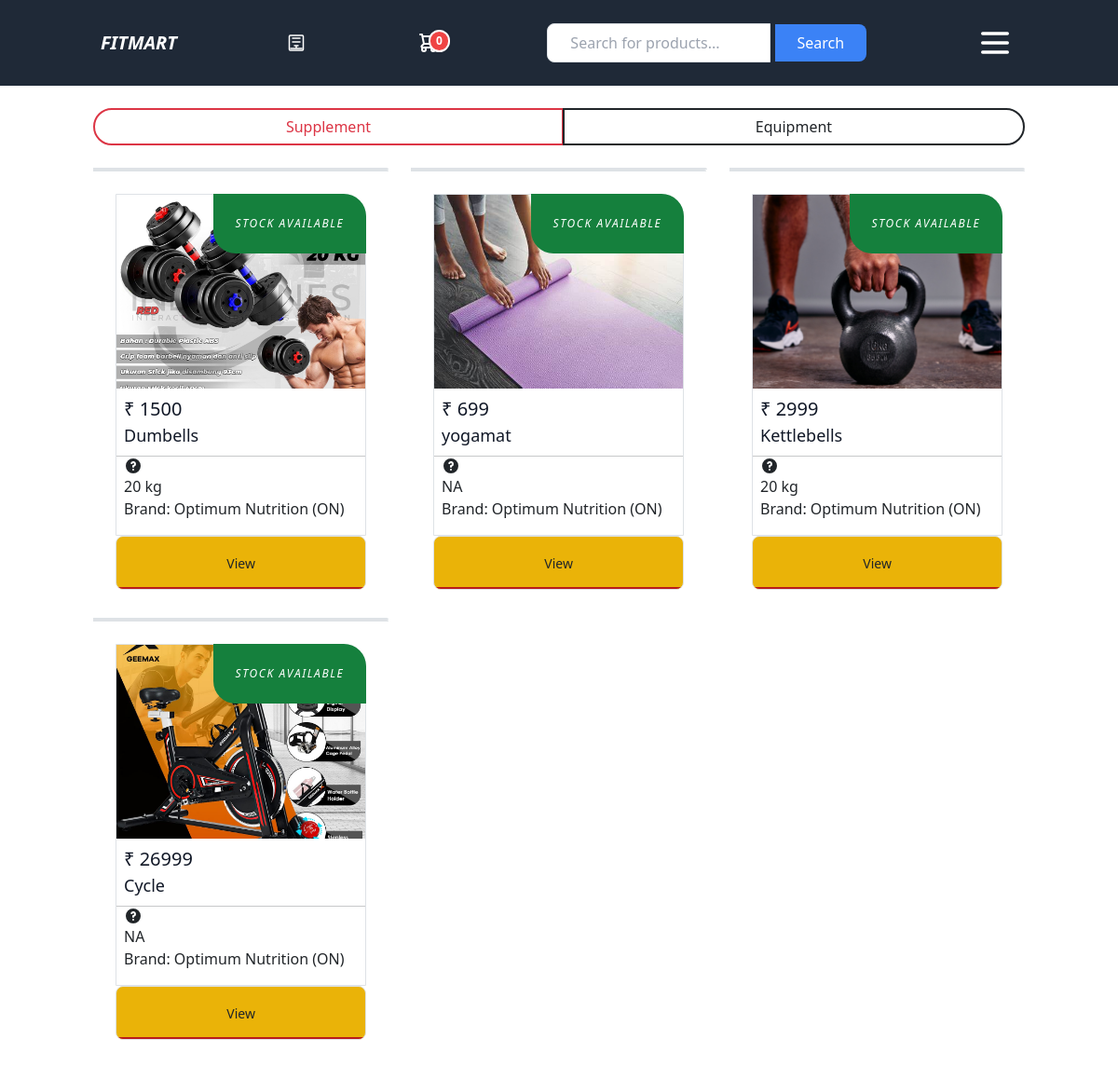
Page /customer/equipment/index/ (signed in) on the earlier database version.
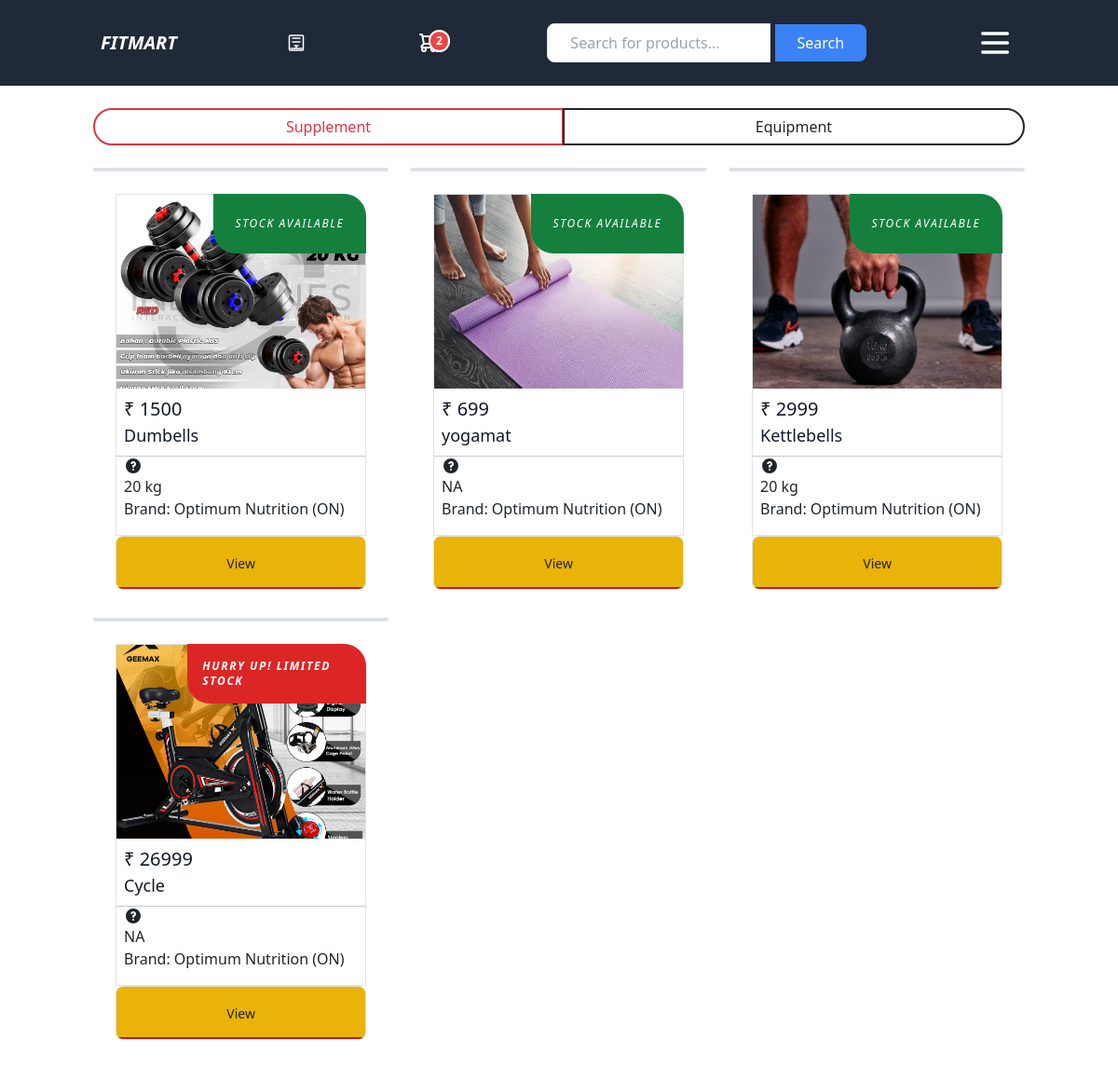
Same page on the later database version.
### store/models.py (models this page shows)
class BaseModel(models.Model):
    created_date=models.DateTimeField(auto_now_add=True)
    updated_date=models.DateTimeField(auto_now=True)
    is_active=models.BooleanField(default=True)

class Equipments(BaseModel):
    title=models.CharField(max_length=200)
    description=models.TextField()
    price=models.PositiveIntegerField(help_text="Price in INR")
    price_without_offer=models.PositiveIntegerField(null=True,blank=True)
    stock=models.PositiveIntegerField(default=0)
    weight=models.DecimalField(max_digits=5, decimal_places=0,help_text="weight in (kg)",null=True,blank=True)
    picture=models.ImageField(upload_to='Equipment_picture',null=True,blank=True)
    brand_obj=models.ForeignKey(Brand,on_delete=models.CASCADE)
    equipment_category_obj=models.ForeignKey(Equipment_category,on_delete=models.CASCADE,related_name='equipment_category')
    Tag_obj=models.ManyToManyField(tags)

class BaseModel(models.Model):
    created_date=models.DateTimeField(auto_now_add=True)
    updated_date=models.DateTimeField(auto_now=True)
    is_active=models.BooleanField(default=True)

class Brand(BaseModel):
    name=models.CharField(max_length=200)
    def __str__(self):
        return self.name

### store/views.py (the view)
# urls.py: path('customer/equipment/index/',views.Customer_Equipment_index.as_view(),name='customer-equipment-index'),
class Customer_Equipment_index(LoginRequiredMixin,View):
    login_url = '/login/'
    template_name="Customer_equipment_index.html"
    def get(self,request,*args,**kwargs):
        search_text=request.GET.get("search-text")
        if search_text!=None:
            qs=Equipments.objects.filter(stock__gt=0)
            qs=qs.filter(Q(title__icontains=search_text) |
                         Q(brand_obj__name__icontains=search_text) |
                         Q(equipment_category_obj__name__icontains=search_text) |
                         Q(Tag_obj__name__icontains=search_text)).distinct()
        else:
            qs=Equipments.objects.filter(stock__gt=0)
        return render(request,self.template_name,{"eqipment_data":qs})

### store/context_processors.py (called while the page is built)
def cart_item_count(request):
    if request.user.is_authenticated:
        basket = request.user.basket
        cart_item_count = basket.basket_item.filter(is_order_placed=False).count()
    else:
        cart_item_count = 0
    return {'cart_item_count': cart_item_count}

### store/templates/Customer_equipment_index.html (shortened to what this page needs)
{%extends 'base.html'%}
{%block main_block%}
<div class="container">
    <div class="row">
        <div class="btn-group justify-content-center mt-4 mb-4" role="group"
            aria-label="Basic radio toggle button group">
            <a href="{% url 'customer-suppliment-index' %}"
                class="btn rounded-full btn-outline-danger border-danger border-2">
                Supplement
            </a>
            <a href="{% url 'customer-equipment-index' %}"
                class="btn rounded-full btn-outline-dark border-dark border-2">
                Equipment
            </a>
        </div>
        {%for p in eqipment_data%}
        <div class="col-4">
            <a href="{%url 'customer-equipment-details' p.id%}"
                class="relative block rounded-tr-3xl border border-gray-100 ">
                <div data-aos="flip-left">
                    <div class="p-4">
                        {% if p.stock < 5 %} <span
                            class="animate-fade-in transform hover:scale-110 transition-all duration-500 w-48 absolute -right-px -top-px rounded-bl-3xl rounded-tr-3xl bg-red-600 px-3 py-3 font-medium uppercase tracking-widest text-white">
                            <p class="animate-pulse font-bold text-xs italic">Hurry up! Limited stock</p>
                            </span>
                            {% else %}
                            <span
                                class="animate-fade-in transform hover:scale-110 transition-all duration-500 absolute -right-px -top-px rounded-bl-3xl rounded-tr-3xl bg-green-700 px-6 py-4 font-medium uppercase tracking-widest text-white">
                                <p class="text-xs italic">stock Available</p>
                            </span>
                            {% endif %}
                            {%if p.picture%}
                            <img src="{{p.picture.url}}" alt=""
                                class="h-52 w-full rounded-tr-3xl object-cover overflow-hidden" />
                            {%endif%}
                            <p class="mt-2 text-pretty text-gray-700 ">
                            <div class="mb-2 pl-2">
                                <strong class="text-xl font-medium text-gray-900">₹ {{p.price}}</strong><br>
                                <h2 class="text-lg font-medium text-gray-900">{{p.title}}</h2>
                            </div>
                            <hr>
                            <div class="relative flex items-center group ml-2">
                            </div>
                            <div class="pl-2 pb-3">
                                    {% if p.weight %}
                                    {{ p.weight }} kg <br>
                                    {% else %}
                                    <p>NA</p>
                                    {% endif %}
                                    Brand: {{p.brand_obj}} <br>
                            </div>
                            </p>
                            <a class="Button rounded-lg bg-yellow-500 text-center w-full group relative inline-block overflow-hidden border border-yellow-600 px-8 py-3 focus:outline-none focus:ring"
                                href="{%url 'customer-equipment-details' p.id%}">
                                <span
                                    class="absolute inset-x-0 bottom-0 h-[2px] bg-red-700 transition-all group-hover:h-full group-active:bg-black"></span>
                                <span
                                    class=" relative text-sm font-medium text-black-600 transition-colors group-hover:text-white">
                                    View
                                </span>
                            </a>
                    </div>
                </div>
            </a>
        </div>
        {%endfor%}
    </div>
</div>
{%endblock%}

Differences in the rows shown:
changed Equipments "Cycle": stock "STOCK AVAILABLE" → "HURRY UP! LIMITED STOCK"
Other differences:
{{ cart_item_count }}: (not shown) → "2"
text no longer shown: "0"
